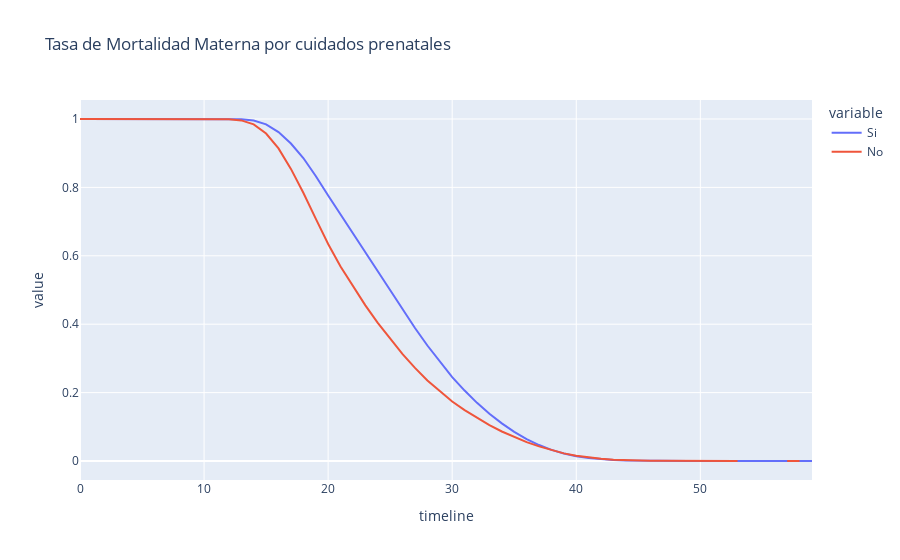

Source (notebook cell):
### Code cell
rates, logrank = survival(data_prenatal, 'ATENCIONPRENATAL', 'EDAD', 'SOBREVIVIOPARTO')
print(logrank)
rates.plot(kind='line',
           title='Tasa de Mortalidad Materna por cuidados prenatales')

### Figure 1 — Plotly figure (JSON) as saved in the notebook; plotly's stock layout.template omitted (floating-point values rounded to 4 significant figures)
{"data": [{"hovertemplate": "variable=Si<br>timeline=%{x}<br>value=%{y}<extra></extra>", "legendgroup": "Si", "line": {"color": "#636efa", "dash": "solid"}, "mode": "lines", "name": "Si", "orientation": "v", "showlegend": true, "type": "scatter", "x": [0, 9, 10, 11, 12, 13, 14, 15, 16, 17, 18, 19, 20, 21, 22, 23, 24, 25, 26, 27, 28, 29, 30, 31, 32, 33, 34, 35, 36, 37, 38, 39, 40, 41, 42, 43, 44, 45, 46, 47, 48, 49, 50, 51, 52, 53, 54, 55, 56, 57, 58, 59], "xaxis": "x", "y": [1, 1.0, 1.0, 0.9999, 0.9998, 0.999, 0.9953, 0.9845, 0.9619, 0.9284, 0.886, 0.8335, 0.7765, 0.7207, 0.6655, 0.611, 0.555, 0.4984, 0.4427, 0.389, 0.3377, 0.2899, 0.2454, 0.2059, 0.17, 0.138, 0.1099, 0.08519, 0.06416, 0.04665, 0.0325, 0.02177, 0.01385, 0.008456, 0.004922, 0.002751, 0.001473, 0.0007987, 0.000497, 0.0003171, 0.0002189, 0.0001574, 0.0001148, 8.224e-05, 5.68e-05, 3.846e-05, 2.84e-05, 2.071e-05, 1.183e-05, 8.283e-06, 2.958e-06, 0], "yaxis": "y"}, {"hovertemplate": "variable=No<br>timeline=%{x}<br>value=%{y}<extra></extra>", "legendgroup": "No", "line": {"color": "#EF553B", "dash": "solid"}, "mode": "lines", "name": "No", "orientation": "v", "showlegend": true, "type": "scatter", "x": [0, 9, 10, 11, 12, 13, 14, 15, 16, 17, 18, 19, 20, 21, 22, 23, 24, 25, 26, 27, 28, 29, 30, 31, 32, 33, 34, 35, 36, 37, 38, 39, 40, 41, 42, 43, 44, 45, 46, 47, 48, 49, 50, 51, 52, 53, 54, 55, 56, 57, 58, 59], "xaxis": "x", "y": [1, 1.0, 0.9999, 0.9998, 0.9992, 0.996, 0.9844, 0.9576, 0.9139, 0.8542, 0.7843, 0.7086, 0.6347, 0.5687, 0.51, 0.4552, 0.4037, 0.3563, 0.3123, 0.2721, 0.2355, 0.2044, 0.1741, 0.1489, 0.1257, 0.1051, 0.08623, 0.06982, 0.05536, 0.04263, 0.03188, 0.02235, 0.01556, 0.01035, 0.00643, 0.0039, 0.002488, 0.001391, 0.0008222, 0.0005481, 0.0002952, 0.0001897, 0.0001476, 0.0001265, 6.325e-05, 4.216e-05, null, null, null, 2.108e-05, 0, null], "yaxis": "y"}], "layout": {"legend": {"title": {"text": "variable"}, "tracegroupgap": 0}, "title": {"text": "Tasa de Mortalidad Materna por cuidados prenatales"}, "xaxis": {"anchor": "y", "domain": [0, 1], "title": {"text": "timeline"}}, "yaxis": {"anchor": "x", "domain": [0, 1], "title": {"text": "value"}}}}
